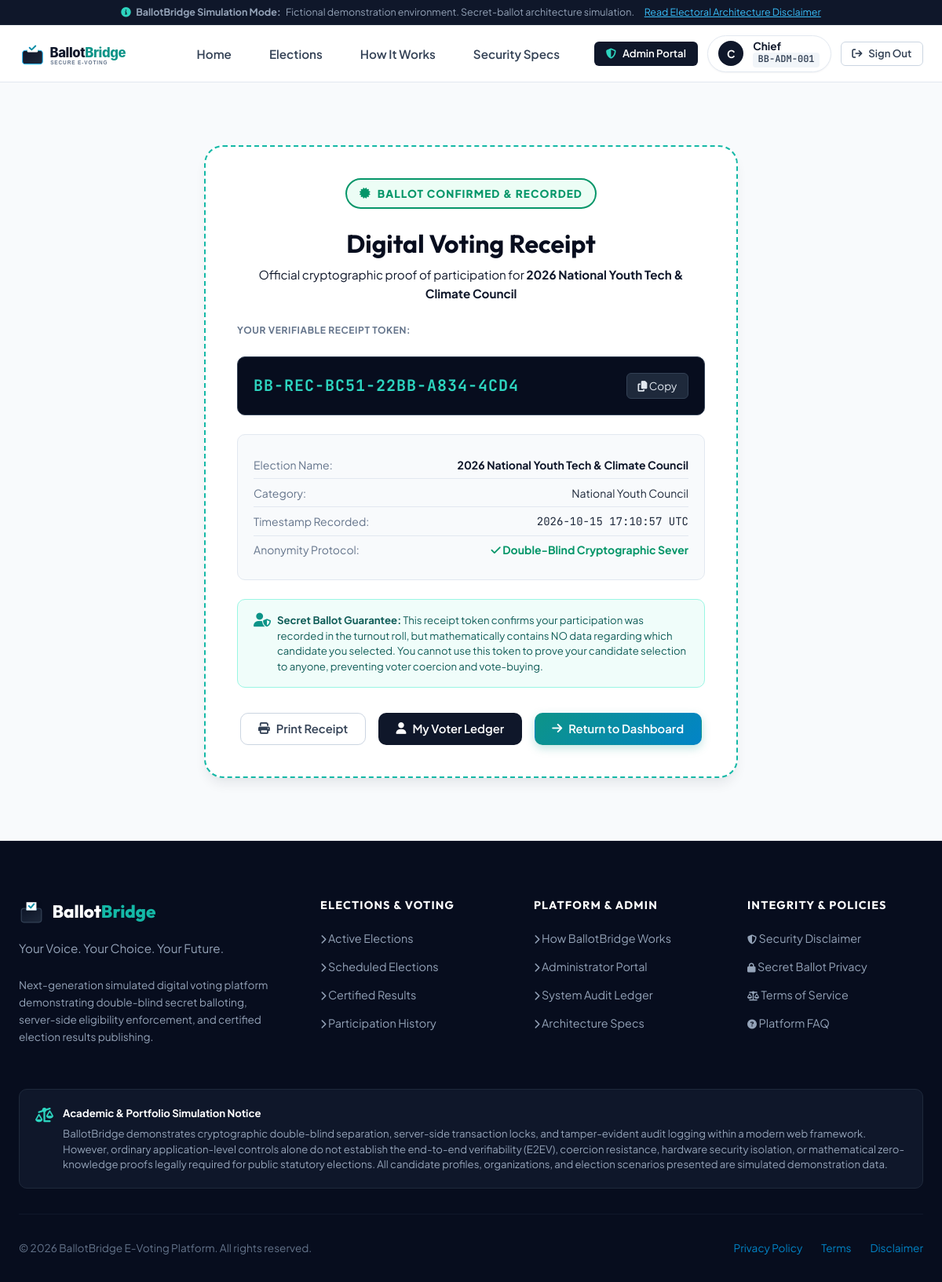
Page /election/2026-national-youth-tech-climate-council/receipt/BB-REC-BC51-22BB-A834-4CD4/ (signed in) on the committed database.
### voting/models.py (models this page shows, shortened)
class UserProfile(models.Model):
    user = models.OneToOneField(User, on_delete=models.CASCADE, related_name='profile')
    role = models.CharField(max_length=20, choices=UserRole.choices, default=UserRole.VOTER)
    voter_id = models.CharField(max_length=32, unique=True, db_index=True)
    demo_id_number = models.CharField(max_length=64, blank=True, default='', help_text='Simulated national or student ID')
    organization = models.CharField(max_length=120, blank=True, default='National Voter Registry')
    department = models.CharField(max_length=120, blank=True, default='General Division')
    is_verified = models.BooleanField(default=True)
    phone_number = models.CharField(max_length=30, blank=True, default='')
    avatar_color = models.CharField(max_length=20, default='#0284c7')
    created_at = models.DateTimeField(auto_now_add=True)
    @property
    def is_admin_role(self):
        return self.role == UserRole.ADMIN or self.user.is_superuser or self.user.is_staff

class Election(models.Model):
    title = models.CharField(max_length=200)
    slug = models.SlugField(max_length=220, unique=True, blank=True)
    tagline = models.CharField(max_length=255, blank=True, default='Empowering community decision making')
    description = models.TextField(help_text='Detailed information regarding election purpose and scope')
    category = models.CharField(max_length=30, choices=ElectionCategory.choices, default=ElectionCategory.NATIONAL_YOUTH)
    status = models.CharField(max_length=25, choices=ElectionStatus.choices, default=ElectionStatus.SCHEDULED)
    start_time = models.DateTimeField()
    end_time = models.DateTimeField()
    eligibility_criteria = models.CharField(
        max_length=50,
        choices=[
            ('ALL', 'All Registered Voters'),
            ('STUDENTS', 'Registered Students Only'),
            ('FACULTY', 'Academic Faculty Only'),
            ('COMMUNITY', 'Community Members'),
        ],
        default='ALL'
    )
    banner_color = models.CharField(max_length=25, default='#1e3a8a')
    banner_icon = models.CharField(max_length=50, default='vote')
    is_featured = models.BooleanField(default=False)
    created_by = models.ForeignKey(User, on_delete=models.SET_NULL, null=True, blank=True, related_name='created_elections')
    created_at = models.DateTimeField(auto_now_add=True)
    updated_at = models.DateTimeField(auto_now=True)
    class Meta:
        ordering = ['-start_time']

class VoterParticipation(models.Model):
    user = models.ForeignKey(User, on_delete=models.CASCADE, related_name='voting_records')
    election = models.ForeignKey(Election, on_delete=models.CASCADE, related_name='participations')
    voted_at = models.DateTimeField(auto_now_add=True)
    receipt_token = models.CharField(max_length=64, unique=True, db_index=True)
    ip_hash = models.CharField(max_length=64, blank=True, default='')
    class Meta:
        unique_together = ('user', 'election')
        ordering = ['-voted_at']

### voting/views.py (the view)
# urls.py: path('election/<slug:slug>/receipt/<str:receipt>/', views.vote_receipt_view, name='vote_receipt'),
@login_required
def vote_receipt_view(request, slug, receipt):
    election = get_object_or_404(Election, slug=slug)
    participation = get_object_or_404(VoterParticipation, election=election, receipt_token=receipt)
    if participation.user != request.user and not request.user.profile.is_admin_role:
        raise Http404("Receipt not found or unauthorized.")
    context = {
        'election': election,
        'participation': participation,
        'receipt_token': receipt,
    }
    return render(request, 'voter/vote_receipt.html', context)

### voting/context_processors.py (called while the page is built)
def ballotbridge_context(request):
    active_count = Election.objects.filter(status=ElectionStatus.ACTIVE).count()
    user_profile = None
    is_admin_user = False
    if request.user.is_authenticated:
        user_profile = getattr(request.user, 'profile', None)
        if user_profile and user_profile.is_admin_role:
            is_admin_user = True
        elif request.user.is_superuser or request.user.is_staff:
            is_admin_user = True
    return {
        'APP_NAME': 'BallotBridge',
        'APP_TAGLINE': 'Your Voice. Your Choice. Your Future.',
        'ACTIVE_ELECTIONS_COUNT': active_count,
        'CURRENT_USER_PROFILE': user_profile,
        'IS_ADMIN_USER': is_admin_user,
        'CURRENT_YEAR': timezone.now().year,
    }

### templates/voter/vote_receipt.html (shortened to what this page needs)
{% extends 'base.html' %}
{% load static %}
{% block content %}
<div class="container" style="padding: 3rem 1rem;">
  <div class="receipt-card">
    <div style="text-align: center;">
      <div class="receipt-stamp">
        <i class="fa-solid fa-certificate"></i>
        <span>Ballot Confirmed & Recorded</span>
      </div>
      <h1 style="font-size: 2rem; color: var(--navy-950); margin-bottom: 0.5rem;">
        Digital Voting Receipt
      </h1>
      <p style="color: var(--slate-600); font-size: 0.95rem; margin-bottom: 1.5rem;">
        Official cryptographic proof of participation for <strong>{{ election.title }}</strong>
      </p>
    </div>
    <div style="margin: 1.5rem 0;">
      <span style="font-size: 0.75rem; text-transform: uppercase; letter-spacing: 0.05em; font-weight: 700; color: var(--slate-500); display: block; margin-bottom: 0.35rem;">
        Your Verifiable Receipt Token:
      </span>
      <div class="receipt-token-box">
        <span id="receiptTokenVal">{{ receipt_token }}</span>
        <button type="button" class="copy-btn" onclick="copyReceiptToken('receiptTokenVal')">
          <i class="fa-solid fa-copy"></i>
          <span id="copyBtnText">Copy</span>
        </button>
      </div>
    </div>
    <div style="background: var(--slate-50); border: 1px solid var(--slate-200); border-radius: var(--radius-md); padding: 1.25rem; margin-bottom: 1.5rem; font-size: 0.875rem;">
      <div style="display: flex; justify-content: space-between; padding: 0.4rem 0; border-bottom: 1px solid var(--slate-200);">
        <span style="color: var(--slate-500);">Election Name:</span>
        <strong style="color: var(--navy-900);">{{ election.title }}</strong>
      </div>
      <div style="display: flex; justify-content: space-between; padding: 0.4rem 0; border-bottom: 1px solid var(--slate-200);">
        <span style="color: var(--slate-500);">Category:</span>
        <span style="color: var(--navy-800);">{{ election.get_category_display }}</span>
      </div>
      <div style="display: flex; justify-content: space-between; padding: 0.4rem 0; border-bottom: 1px solid var(--slate-200);">
        <span style="color: var(--slate-500);">Timestamp Recorded:</span>
        <span style="font-family: var(--font-mono); color: var(--navy-800);">{{ participation.voted_at|date:"Y-m-d H:i:s" }} UTC</span>
      </div>
      <div style="display: flex; justify-content: space-between; padding: 0.4rem 0;">
        <span style="color: var(--slate-500);">Anonymity Protocol:</span>
        <span style="color: var(--emerald-600); font-weight: 700;"><i class="fa-solid fa-check"></i> Double-Blind Cryptographic Sever</span>
      </div>
    </div>
    <div style="background: #f0fdfa; border: 1px solid #99f6e4; border-radius: var(--radius-md); padding: 1rem 1.25rem; font-size: 0.825rem; color: #115e59; line-height: 1.5; margin-bottom: 2rem;">
      <div style="display: flex; gap: 0.5rem; align-items: flex-start;">
        <i class="fa-solid fa-user-shield" style="font-size: 1.1rem; color: var(--teal-600); margin-top: 0.1rem;"></i>
        <div>
          <strong>Secret Ballot Guarantee:</strong>
          This receipt token confirms your participation was recorded in the turnout roll, but mathematically contains NO data regarding which candidate you selected. You cannot use this token to prove your candidate selection to anyone, preventing voter coercion and vote-buying.
        </div>
      </div>
    </div>
    <div style="display: flex; gap: 1rem; justify-content: center; flex-wrap: wrap;">
      <button type="button" class="btn btn-secondary" onclick="window.print()">
        <i class="fa-solid fa-print"></i>
        <span>Print Receipt</span>
      </button>
      <a href="{% url 'profile' %}" class="btn btn-navy">
        <i class="fa-solid fa-user"></i>
        <span>My Voter Ledger</span>
      </a>
      <a href="{% url 'voter_dashboard' %}" class="btn btn-primary">
        <i class="fa-solid fa-arrow-right"></i>
        <span>Return to Dashboard</span>
      </a>
    </div>
  </div>
</div>
{% endblock %}

### templates/navbar.html (shortened to what this page needs)
{% load static %}
<header class="site-header">
  <div class="container navbar">
    <a href="{% url 'home' %}" class="brand-link" title="BallotBridge Home">
      <img src="{% static 'img/logo.svg' %}" alt="BallotBridge Logo" class="brand-logo-img">
    </a>
    <ul class="nav-links">
      <li><a href="{% url 'home' %}" class="nav-link {% if request.resolver_match.url_name == 'home' %}active{% endif %}">Home</a></li>
      <li><a href="{% url 'voter_dashboard' %}" class="nav-link {% if request.resolver_match.url_name == 'voter_dashboard' %}active{% endif %}">Elections</a></li>
      <li><a href="{% url 'about' %}" class="nav-link {% if request.resolver_match.url_name == 'about' %}active{% endif %}">How It Works</a></li>
      <li><a href="{% url 'security_disclaimer' %}" class="nav-link {% if request.resolver_match.url_name == 'security_disclaimer' %}active{% endif %}">Security Specs</a></li>
    </ul>
    <div class="nav-auth-actions">
      {% if user.is_authenticated %}
        {% if IS_ADMIN_USER %}
        <a href="{% url 'admin_dashboard' %}" class="btn btn-navy btn-sm" title="Election Administrator Portal">
          <i class="fa-solid fa-shield-halved" style="color: var(--teal-400);"></i>
          <span>Admin Portal</span>
        </a>
        {% endif %}
        <a href="{% url 'profile' %}" class="nav-profile-pill" title="View Voter Profile">
          <div class="avatar-bubble" style="background: {{ CURRENT_USER_PROFILE.avatar_color|default:'#0d9488' }};">
            {{ user.first_name|default:user.username|slice:":1"|upper }}
          </div>
          <div style="display: flex; flex-direction: column; text-align: left; line-height: 1.15;">
            <span style="font-weight: 700; font-size: 0.85rem; color: var(--navy-900);">
              {{ user.first_name|default:user.username }}
            </span>
            <span class="voter-id-tag">
              {{ CURRENT_USER_PROFILE.voter_id|default:'VOTER' }}
            </span>
          </div>
        </a>
        <a href="{% url 'logout' %}" class="btn btn-secondary btn-sm" title="Sign Out">
          <i class="fa-solid fa-arrow-right-from-bracket"></i>
          <span>Sign Out</span>
        </a>
      {% endif %}
    </div>
  </div>
</header>

### rows in the picture
UserProfile: voter_id "BB-ADM-001"
Election: title "2026 National Youth Tech & Climate Council", category "National Youth Council"
VoterParticipation: receipt_token "BB-REC-BC51-22BB-A834-4CD4", voted_at "2026-10-15 17:10:57"

### other values in the picture
{{ user.first_name|default:user.username|slice:":1"|upper }} "C"
{{ user.first_name|default:user.username }} "Chief"
{{ APP_TAGLINE }} "Your Voice. Your Choice. Your Future."
